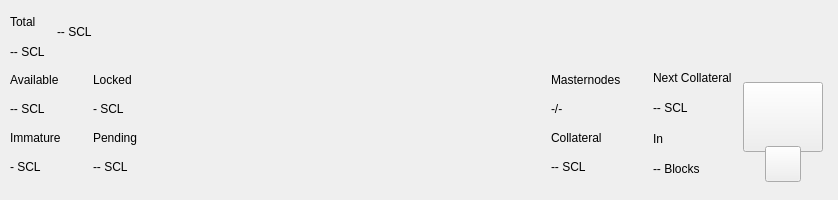
<?xml version="1.0" encoding="UTF-8"?>
<ui version="4.0">
 <class>TopBar</class>
 <widget class="QWidget" name="TopBar">
  <property name="geometry">
   <rect>
    <x>0</x>
    <y>0</y>
    <width>838</width>
    <height>200</height>
   </rect>
  </property>
  <property name="minimumSize">
   <size>
    <width>0</width>
    <height>200</height>
   </size>
  </property>
  <property name="maximumSize">
   <size>
    <width>16777215</width>
    <height>200</height>
   </size>
  </property>
  <property name="windowTitle">
   <string>Form</string>
  </property>
  <layout class="QVBoxLayout" name="verticalLayout_10" stretch="0">
   <property name="spacing">
    <number>0</number>
   </property>
   <property name="leftMargin">
    <number>0</number>
   </property>
   <property name="topMargin">
    <number>0</number>
   </property>
   <property name="rightMargin">
    <number>0</number>
   </property>
   <property name="bottomMargin">
    <number>0</number>
   </property>
   <item>
    <widget class="PFBorderImage" name="containerTop">
     <layout class="QVBoxLayout" name="verticalLayout_11">
      <property name="spacing">
       <number>0</number>
      </property>
      <property name="leftMargin">
       <number>0</number>
      </property>
      <property name="topMargin">
       <number>0</number>
      </property>
      <property name="rightMargin">
       <number>0</number>
      </property>
      <property name="bottomMargin">
       <number>0</number>
      </property>
      <item>
       <widget class="QWidget" name="top_container_2" native="true">
        <property name="minimumSize">
         <size>
          <width>0</width>
          <height>65</height>
         </size>
        </property>
        <layout class="QHBoxLayout" name="top_container">
         <property name="spacing">
          <number>0</number>
         </property>
         <property name="leftMargin">
          <number>10</number>
         </property>
         <property name="topMargin">
          <number>0</number>
         </property>
         <property name="rightMargin">
          <number>10</number>
         </property>
         <property name="bottomMargin">
          <number>0</number>
         </property>
         <item>
          <layout class="QHBoxLayout" name="horizontalLayout_4">
           <property name="spacing">
            <number>12</number>
           </property>
           <property name="rightMargin">
            <number>0</number>
           </property>
           <item>
            <widget class="QWidget" name="widgetAmount" native="true">
             <layout class="QVBoxLayout" name="verticalLayout_2">
              <property name="spacing">
               <number>2</number>
              </property>
              <property name="leftMargin">
               <number>0</number>
              </property>
              <property name="topMargin">
               <number>8</number>
              </property>
              <property name="rightMargin">
               <number>0</number>
              </property>
              <property name="bottomMargin">
               <number>0</number>
              </property>
              <item>
               <widget class="QLabel" name="labelTitle1">
                <property name="text">
                 <string>Total</string>
                </property>
               </widget>
              </item>
              <item>
               <widget class="QLabel" name="labelAmountPiv">
                <property name="text">
                 <string notr="true">-- SCL</string>
                </property>
               </widget>
              </item>
             </layout>
            </widget>
           </item>
           <item alignment="Qt::AlignVCenter">
            <widget class="QWidget" name="widgetTopAmount" native="true">
             <property name="sizePolicy">
              <sizepolicy hsizetype="Preferred" vsizetype="Maximum">
               <horstretch>0</horstretch>
               <verstretch>0</verstretch>
              </sizepolicy>
             </property>
             <layout class="QHBoxLayout" name="horizontalLayout_5">
              <property name="spacing">
               <number>0</number>
              </property>
              <property name="leftMargin">
               <number>0</number>
              </property>
              <property name="topMargin">
               <number>0</number>
              </property>
              <property name="rightMargin">
               <number>0</number>
              </property>
              <property name="bottomMargin">
               <number>0</number>
              </property>
              <item alignment="Qt::AlignTop">
               <widget class="QLabel" name="labelAmountTopPiv">
                <property name="minimumSize">
                 <size>
                  <width>0</width>
                  <height>36</height>
                 </size>
                </property>
                <property name="styleSheet">
                 <string notr="true">padding:0px;margin:0px;</string>
                </property>
                <property name="text">
                 <string notr="true">-- SCL</string>
                </property>
               </widget>
              </item>
             </layout>
            </widget>
           </item>
           <item>
            <spacer name="horizontalSpacer">
             <property name="orientation">
              <enum>Qt::Horizontal</enum>
             </property>
             <property name="sizeHint" stdset="0">
              <size>
               <width>40</width>
               <height>20</height>
              </size>
             </property>
            </spacer>
           </item>
           <item alignment="Qt::AlignRight">
            <widget class="QWidget" name="layoutSync" native="true">
             <property name="minimumSize">
              <size>
               <width>0</width>
               <height>36</height>
              </size>
             </property>
             <property name="maximumSize">
              <size>
               <width>16777215</width>
               <height>36</height>
              </size>
             </property>
             <layout class="QVBoxLayout" name="verticalLayout_9">
              <property name="leftMargin">
               <number>0</number>
              </property>
              <property name="topMargin">
               <number>0</number>
              </property>
              <property name="rightMargin">
               <number>0</number>
              </property>
              <property name="bottomMargin">
               <number>0</number>
              </property>
              <item>
               <widget class="ExpandableButton" name="pushButtonSync" native="true">
                <property name="minimumSize">
                 <size>
                  <width>36</width>
                  <height>36</height>
                 </size>
                </property>
                <property name="maximumSize">
                 <size>
                  <width>16777215</width>
                  <height>36</height>
                 </size>
                </property>
               </widget>
              </item>
             </layout>
            </widget>
           </item>
           <item>
            <widget class="ExpandableButton" name="pushButtonHDUpgrade" native="true">
             <property name="minimumSize">
              <size>
               <width>36</width>
               <height>36</height>
              </size>
             </property>
             <property name="maximumSize">
              <size>
               <width>16777215</width>
               <height>36</height>
              </size>
             </property>
            </widget>
           </item>
           <item>
            <widget class="ExpandableButton" name="pushButtonStack" native="true">
             <property name="minimumSize">
              <size>
               <width>36</width>
               <height>36</height>
              </size>
             </property>
             <property name="maximumSize">
              <size>
               <width>16777215</width>
               <height>36</height>
              </size>
             </property>
            </widget>
           </item>
           <item>
            <widget class="ExpandableButton" name="pushButtonConf" native="true">
             <property name="minimumSize">
              <size>
               <width>36</width>
               <height>36</height>
              </size>
             </property>
             <property name="maximumSize">
              <size>
               <width>16777215</width>
               <height>36</height>
              </size>
             </property>
            </widget>
           </item>
           <item>
            <widget class="ExpandableButton" name="pushButtonMasternodes" native="true">
             <property name="minimumSize">
              <size>
               <width>36</width>
               <height>36</height>
              </size>
             </property>
             <property name="maximumSize">
              <size>
               <width>16777215</width>
               <height>36</height>
              </size>
             </property>
            </widget>
           </item>
           <item>
            <widget class="ExpandableButton" name="pushButtonConsole" native="true">
             <property name="minimumSize">
              <size>
               <width>36</width>
               <height>36</height>
              </size>
             </property>
             <property name="maximumSize">
              <size>
               <width>16777215</width>
               <height>36</height>
              </size>
             </property>
            </widget>
           </item>
           <item>
            <widget class="ExpandableButton" name="pushButtonConnection" native="true">
             <property name="minimumSize">
              <size>
               <width>36</width>
               <height>36</height>
              </size>
             </property>
             <property name="maximumSize">
              <size>
               <width>16777215</width>
               <height>36</height>
              </size>
             </property>
            </widget>
           </item>
           <item>
            <widget class="ExpandableButton" name="pushButtonTor" native="true">
             <property name="minimumSize">
              <size>
               <width>36</width>
               <height>36</height>
              </size>
             </property>
             <property name="maximumSize">
              <size>
               <width>16777215</width>
               <height>36</height>
              </size>
             </property>
            </widget>
           </item>
           <item>
            <widget class="ExpandableButton" name="pushButtonLock" native="true">
             <property name="sizePolicy">
              <sizepolicy hsizetype="Expanding" vsizetype="Expanding">
               <horstretch>0</horstretch>
               <verstretch>0</verstretch>
              </sizepolicy>
             </property>
             <property name="minimumSize">
              <size>
               <width>36</width>
               <height>0</height>
              </size>
             </property>
             <property name="maximumSize">
              <size>
               <width>16777215</width>
               <height>36</height>
              </size>
             </property>
            </widget>
           </item>
           <item>
            <widget class="ExpandableButton" name="pushButtonTheme" native="true">
             <property name="minimumSize">
              <size>
               <width>36</width>
               <height>36</height>
              </size>
             </property>
             <property name="maximumSize">
              <size>
               <width>16777215</width>
               <height>36</height>
              </size>
             </property>
            </widget>
           </item>
          </layout>
         </item>
        </layout>
       </widget>
      </item>
      <item>
       <widget class="QWidget" name="bottom_container" native="true">
        <property name="minimumSize">
         <size>
          <width>0</width>
          <height>135</height>
         </size>
        </property>
        <layout class="QHBoxLayout" name="botton_container">
         <property name="leftMargin">
          <number>10</number>
         </property>
         <property name="topMargin">
          <number>0</number>
         </property>
         <property name="rightMargin">
          <number>10</number>
         </property>
         <property name="bottomMargin">
          <number>10</number>
         </property>
         <item>
          <layout class="QHBoxLayout" name="horizontalLayout_3">
           <property name="spacing">
            <number>0</number>
           </property>
           <property name="bottomMargin">
            <number>9</number>
           </property>
           <item>
            <layout class="QVBoxLayout" name="verticalLayout_7">
             <property name="spacing">
              <number>0</number>
             </property>
             <property name="leftMargin">
              <number>0</number>
             </property>
             <property name="rightMargin">
              <number>0</number>
             </property>
             <item>
              <layout class="QHBoxLayout" name="horizontalLayout_2">
               <property name="spacing">
                <number>0</number>
               </property>
               <item>
                <layout class="QVBoxLayout" name="verticalLayout_6">
                 <item>
                  <widget class="QLabel" name="labelTitle5">
                   <property name="text">
                    <string>Available</string>
                   </property>
                  </widget>
                 </item>
                 <item>
                  <widget class="QLabel" name="labelAvailablePiv">
                   <property name="text">
                    <string>-- SCL</string>
                   </property>
                  </widget>
                 </item>
                 <item>
                  <widget class="QLabel" name="labelTitle4">
                   <property name="text">
                    <string>Immature</string>
                   </property>
                  </widget>
                 </item>
                 <item>
                  <widget class="QLabel" name="labelImmaturePiv">
                   <property name="text">
                    <string notr="true">- SCL</string>
                   </property>
                  </widget>
                 </item>
                </layout>
               </item>
               <item>
                <layout class="QVBoxLayout" name="verticalLayout_8">
                 <property name="leftMargin">
                  <number>32</number>
                 </property>
                 <item>
                  <widget class="QLabel" name="labelTitle6">
                   <property name="text">
                    <string>Locked</string>
                   </property>
                  </widget>
                 </item>
                 <item>
                  <widget class="QLabel" name="labelLockedPiv">
                   <property name="text">
                    <string>- SCL</string>
                   </property>
                  </widget>
                 </item>
                 <item>
                  <widget class="QLabel" name="labelTitle3">
                   <property name="text">
                    <string>Pending</string>
                   </property>
                  </widget>
                 </item>
                 <item>
                  <widget class="QLabel" name="labelPendingPiv">
                   <property name="text">
                    <string notr="true">-- SCL</string>
                   </property>
                  </widget>
                 </item>
                </layout>
               </item>
              </layout>
             </item>
            </layout>
           </item>
          </layout>
         </item>
         <item>
          <spacer name="horizontalSpacer_2">
           <property name="orientation">
            <enum>Qt::Horizontal</enum>
           </property>
           <property name="sizeHint" stdset="0">
            <size>
             <width>40</width>
             <height>20</height>
            </size>
           </property>
          </spacer>
         </item>
         <item>
          <layout class="QHBoxLayout" name="horizontalLayout_6">
           <property name="spacing">
            <number>0</number>
           </property>
           <property name="rightMargin">
            <number>0</number>
           </property>
           <property name="bottomMargin">
            <number>9</number>
           </property>
           <item>
            <layout class="QVBoxLayout" name="verticalLayout_5">
             <item>
              <widget class="QLabel" name="labelMasternodesTitle">
               <property name="text">
                <string>Masternodes</string>
               </property>
              </widget>
             </item>
             <item>
              <widget class="QLabel" name="labelMasternodeCount">
               <property name="text">
                <string>-/-</string>
               </property>
              </widget>
             </item>
             <item>
              <widget class="QLabel" name="labelTitle8">
               <property name="text">
                <string>Collateral</string>
               </property>
              </widget>
             </item>
             <item>
              <widget class="QLabel" name="labelCollateralPiv">
               <property name="text">
                <string notr="true">-- SCL</string>
               </property>
              </widget>
             </item>
            </layout>
           </item>
           <item>
            <widget class="QWidget" name="widgetNextCollateral" native="true">
             <layout class="QVBoxLayout" name="verticalLayout_12">
              <property name="leftMargin">
               <number>32</number>
              </property>
              <property name="topMargin">
               <number>0</number>
              </property>
              <property name="rightMargin">
               <number>0</number>
              </property>
              <property name="bottomMargin">
               <number>0</number>
              </property>
              <item>
               <widget class="QLabel" name="labelNextMasternodesTitle">
                <property name="text">
                 <string>Next Collateral</string>
                </property>
               </widget>
              </item>
              <item>
               <widget class="QLabel" name="labelNextCollateralValue">
                <property name="text">
                 <string>-- SCL</string>
                </property>
               </widget>
              </item>
              <item>
               <widget class="QLabel" name="labelTitle9">
                <property name="text">
                 <string>In</string>
                </property>
               </widget>
              </item>
              <item>
               <widget class="QLabel" name="labelNextCollateralBlocks">
                <property name="text">
                 <string notr="true">-- Blocks</string>
                </property>
               </widget>
              </item>
             </layout>
            </widget>
           </item>
          </layout>
         </item>
         <item>
          <widget class="QWidget" name="qrContainer" native="true">
           <property name="sizePolicy">
            <sizepolicy hsizetype="Preferred" vsizetype="Minimum">
             <horstretch>0</horstretch>
             <verstretch>0</verstretch>
            </sizepolicy>
           </property>
           <property name="minimumSize">
            <size>
             <width>90</width>
             <height>110</height>
            </size>
           </property>
           <property name="maximumSize">
            <size>
             <width>90</width>
             <height>110</height>
            </size>
           </property>
           <layout class="QVBoxLayout" name="containerQR">
            <property name="spacing">
             <number>0</number>
            </property>
            <property name="leftMargin">
             <number>5</number>
            </property>
            <property name="topMargin">
             <number>10</number>
            </property>
            <property name="rightMargin">
             <number>5</number>
            </property>
            <property name="bottomMargin">
             <number>0</number>
            </property>
            <item>
             <widget class="QPushButton" name="btnQr">
              <property name="minimumSize">
               <size>
                <width>70</width>
                <height>70</height>
               </size>
              </property>
              <property name="maximumSize">
               <size>
                <width>16777215</width>
                <height>70</height>
               </size>
              </property>
              <property name="focusPolicy">
               <enum>Qt::NoFocus</enum>
              </property>
              <property name="text">
               <string/>
              </property>
              <property name="iconSize">
               <size>
                <width>70</width>
                <height>70</height>
               </size>
              </property>
             </widget>
            </item>
            <item>
             <spacer name="verticalSpacer">
              <property name="orientation">
               <enum>Qt::Vertical</enum>
              </property>
              <property name="sizeType">
               <enum>QSizePolicy::Fixed</enum>
              </property>
              <property name="sizeHint" stdset="0">
               <size>
                <width>20</width>
                <height>20</height>
               </size>
              </property>
             </spacer>
            </item>
            <item alignment="Qt::AlignHCenter|Qt::AlignBottom">
             <widget class="QPushButton" name="pushButtonQR">
              <property name="minimumSize">
               <size>
                <width>36</width>
                <height>36</height>
               </size>
              </property>
              <property name="maximumSize">
               <size>
                <width>36</width>
                <height>36</height>
               </size>
              </property>
              <property name="focusPolicy">
               <enum>Qt::NoFocus</enum>
              </property>
              <property name="text">
               <string/>
              </property>
             </widget>
            </item>
           </layout>
          </widget>
         </item>
        </layout>
       </widget>
      </item>
     </layout>
    </widget>
   </item>
  </layout>
 </widget>
 <customwidgets>
  <customwidget>
   <class>PFBorderImage</class>
   <extends>QFrame</extends>
   <header>qt/pivx/pfborderimage.h</header>
   <container>1</container>
  </customwidget>
  <customwidget>
   <class>ExpandableButton</class>
   <extends>QWidget</extends>
   <header>qt/pivx/expandablebutton.h</header>
   <container>1</container>
  </customwidget>
 </customwidgets>
 <resources/>
 <connections/>
</ui>
